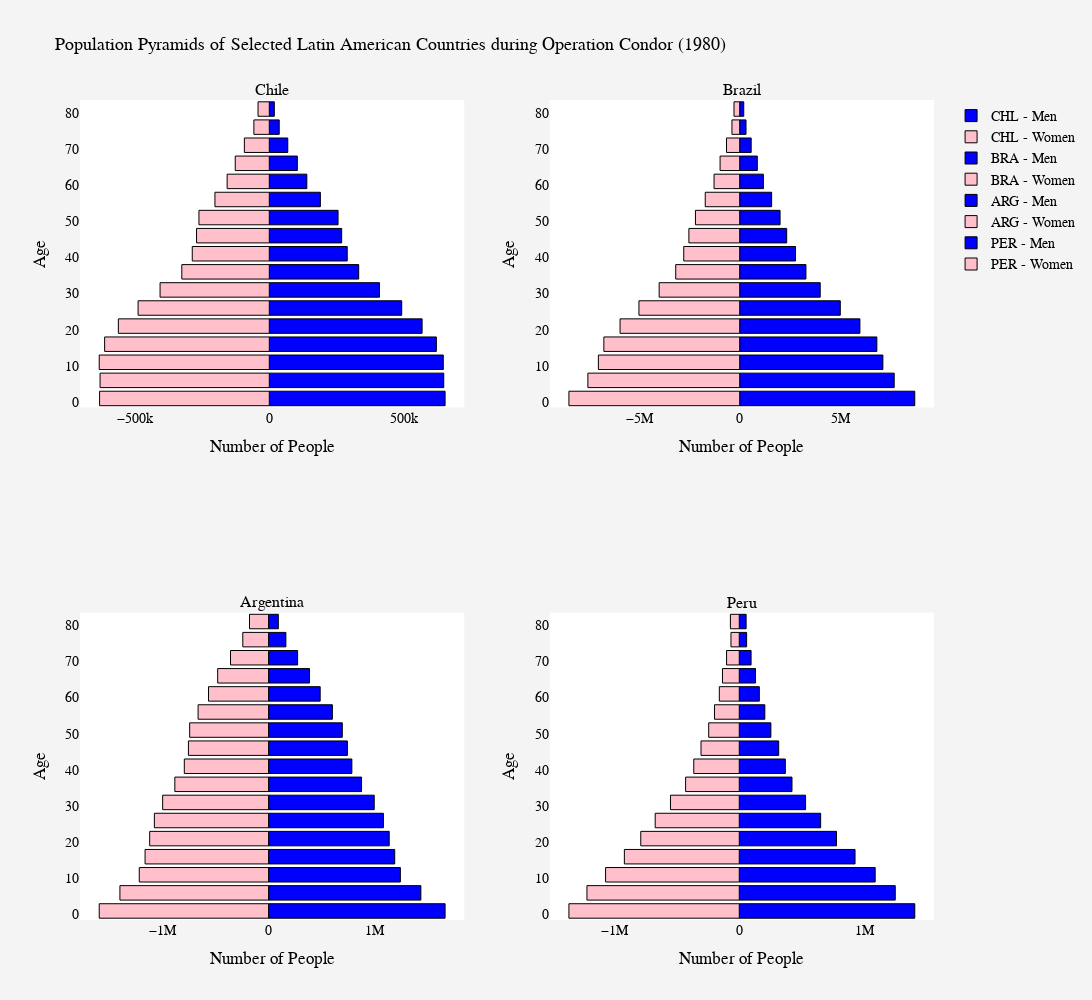

Notebook code cell kept with this figure:
### Code cell
# A figure comparing the population pyramids of various Operation Condor countries in 2023 (recent data)
    # Note: compare with the figure above to see the changes from 1980-2023

# Define multiple countries
country_choices = ["CHL", "BRA", "ARG", "PER"]
country_titles = ["Chile", "Brazil", "Argentina", "Peru"]

# Create a subplot layout (2 rows, 2 columns)
fig_4 = make_subplots(rows=2, cols=2, subplot_titles=country_titles)

# Loop through each country and generate its population pyramid
for i, (country, title) in enumerate(zip(country_choices, country_titles)):
    condor_countries = wbdata.get_dataframe(categories, country=country)

    # Extract male and female data
    male_data = condor_countries.loc[str(1990), :].filter(regex="Male").values
    female_data = -condor_countries.loc[str(1990), :].filter(regex="Female").values  # Negative for left alignment
    age_groups = [int(s[:2]) + 1 for s in ages]  # Convert age labels to integers

    # Determine subplot position
    row = i // 2 + 1
    col = i % 2 + 1

    # Add Male bar trace
    fig_4.add_trace(go.Bar(
        x=male_data,
        y=age_groups,
        orientation='h',
        name=f'{country} - Men',
        marker=dict(color='olive', line=dict(color='black', width=1)),
        hoverinfo='skip'
    ), row=row, col=col)

    # Add Female bar trace
    fig_4.add_trace(go.Bar(
        x=female_data,
        y=age_groups,
        orientation='h',
        name=f'{country} - Women',
        marker=dict(color='yellow', line=dict(color='black', width=1)),
        hoverinfo='skip'
    ), row=row, col=col)

 # Customize X and Y axis labels for each subplot
    fig_4.update_xaxes(title_text="Number of People", row=row, col=col)
    fig_4.update_yaxes(title_text="Age", row=row, col=col)

# Updated layout for aesthetics!
fig_4.update_layout(
    title="Population Pyramids of Selected Latin American Countries (1990)",
    title_font=dict(size=18, color='black'),
    barmode='overlay',
    width=1200,  # Adjust width
    height=1000,  # Adjust height
    paper_bgcolor='#f4f4f4',
    plot_bgcolor='#ffffff',
    font=dict(family="Arial, sans-serif", size=14, color="black"),
    showlegend=True
)

# Make the final figure
fig_4.show()

### Figure 1 — Plotly figure (JSON) as saved in the notebook; plotly's stock layout.template omitted (floating-point values rounded to 4 significant figures)
{"data": [{"hoverinfo": "skip", "marker": {"color": "blue", "line": {"color": "black", "width": 1}}, "name": "CHL - Men", "orientation": "h", "type": "bar", "x": [652574, 647666, 645909, 620229, 567250, 491624, 409007, 331870, 289279, 268652, 255266, 189590, 139353, 104068, 68561, 36829, 18657], "xaxis": "x", "y": [1, 6, 11, 16, 21, 26, 31, 36, 41, 46, 51, 56, 61, 66, 71, 76, 81], "yaxis": "y"}, {"hoverinfo": "skip", "marker": {"color": "pink", "line": {"color": "black", "width": 1}}, "name": "CHL - Women", "orientation": "h", "type": "bar", "x": [-630032, -628225, -631393, -611236, -560361, -487080, -405464, -324763, -286005, -270088, -261162, -201831, -156501, -126445, -92569, -57212, -41799], "xaxis": "x", "y": [1, 6, 11, 16, 21, 26, 31, 36, 41, 46, 51, 56, 61, 66, 71, 76, 81], "yaxis": "y"}, {"hoverinfo": "skip", "marker": {"color": "blue", "line": {"color": "black", "width": 1}}, "name": "BRA - Men", "orientation": "h", "type": "bar", "x": [8705260, 7681746, 7119097, 6819894, 5976737, 5001858, 4003020, 3293710, 2776363, 2337070, 2007220, 1588274, 1177337, 875473, 570840, 314927, 201949], "xaxis": "x2", "y": [1, 6, 11, 16, 21, 26, 31, 36, 41, 46, 51, 56, 61, 66, 71, 76, 81], "yaxis": "y2"}, {"hoverinfo": "skip", "marker": {"color": "pink", "line": {"color": "black", "width": 1}}, "name": "BRA - Women", "orientation": "h", "type": "bar", "x": [-8490997, -7547441, -7025953, -6753974, -5947899, -5009752, -4003464, -3180686, -2781999, -2525854, -2200234, -1713180, -1274734, -975281, -655776, -385609, -283855], "xaxis": "x2", "y": [1, 6, 11, 16, 21, 26, 31, 36, 41, 46, 51, 56, 61, 66, 71, 76, 81], "yaxis": "y2"}, {"hoverinfo": "skip", "marker": {"color": "blue", "line": {"color": "black", "width": 1}}, "name": "ARG - Men", "orientation": "h", "type": "bar", "x": [1658787, 1431246, 1238553, 1185550, 1133698, 1079019, 992858, 873724, 782693, 740675, 692847, 599645, 484848, 384797, 272777, 162625, 91500], "xaxis": "x3", "y": [1, 6, 11, 16, 21, 26, 31, 36, 41, 46, 51, 56, 61, 66, 71, 76, 81], "yaxis": "y3"}, {"hoverinfo": "skip", "marker": {"color": "pink", "line": {"color": "black", "width": 1}}, "name": "ARG - Women", "orientation": "h", "type": "bar", "x": [-1591807, -1397348, -1215394, -1160852, -1117729, -1073498, -995609, -881192, -792162, -753416, -741758, -662419, -564430, -478445, -357916, -242477, -179302], "xaxis": "x3", "y": [1, 6, 11, 16, 21, 26, 31, 36, 41, 46, 51, 56, 61, 66, 71, 76, 81], "yaxis": "y3"}, {"hoverinfo": "skip", "marker": {"color": "blue", "line": {"color": "black", "width": 1}}, "name": "PER - Men", "orientation": "h", "type": "bar", "x": [1405600, 1249214, 1088465, 927140, 778933, 651821, 530996, 422202, 368821, 315676, 253142, 204723, 160619, 130179, 94603, 59021, 54874], "xaxis": "x4", "y": [1, 6, 11, 16, 21, 26, 31, 36, 41, 46, 51, 56, 61, 66, 71, 76, 81], "yaxis": "y4"}, {"hoverinfo": "skip", "marker": {"color": "pink", "line": {"color": "black", "width": 1}}, "name": "PER - Women", "orientation": "h", "type": "bar", "x": [-1364253, -1219856, -1070516, -920126, -788742, -673314, -550923, -429673, -364282, -306360, -244826, -198557, -159760, -134479, -101679, -66516, -71051], "xaxis": "x4", "y": [1, 6, 11, 16, 21, 26, 31, 36, 41, 46, 51, 56, 61, 66, 71, 76, 81], "yaxis": "y4"}], "layout": {"annotations": [{"font": {"size": 16}, "showarrow": false, "text": "Chile", "x": 0.225, "xanchor": "center", "xref": "paper", "y": 1, "yanchor": "bottom", "yref": "paper"}, {"font": {"size": 16}, "showarrow": false, "text": "Brazil", "x": 0.775, "xanchor": "center", "xref": "paper", "y": 1, "yanchor": "bottom", "yref": "paper"}, {"font": {"size": 16}, "showarrow": false, "text": "Argentina", "x": 0.225, "xanchor": "center", "xref": "paper", "y": 0.375, "yanchor": "bottom", "yref": "paper"}, {"font": {"size": 16}, "showarrow": false, "text": "Peru", "x": 0.775, "xanchor": "center", "xref": "paper", "y": 0.375, "yanchor": "bottom", "yref": "paper"}], "barmode": "overlay", "font": {"color": "black", "family": "Arial, sans-serif", "size": 14}, "height": 1000, "paper_bgcolor": "#f4f4f4", "plot_bgcolor": "#ffffff", "showlegend": true, "title": {"font": {"color": "black", "size": 18}, "text": "Population Pyramids of Selected Latin American Countries during Operation Condor (1980)"}, "width": 1200, "xaxis": {"anchor": "y", "domain": [0, 0.45], "title": {"text": "Number of People"}}, "xaxis2": {"anchor": "y2", "domain": [0.55, 1], "title": {"text": "Number of People"}}, "xaxis3": {"anchor": "y3", "domain": [0, 0.45], "title": {"text": "Number of People"}}, "xaxis4": {"anchor": "y4", "domain": [0.55, 1], "title": {"text": "Number of People"}}, "yaxis": {"anchor": "x", "domain": [0.625, 1], "title": {"text": "Age"}}, "yaxis2": {"anchor": "x2", "domain": [0.625, 1], "title": {"text": "Age"}}, "yaxis3": {"anchor": "x3", "domain": [0, 0.375], "title": {"text": "Age"}}, "yaxis4": {"anchor": "x4", "domain": [0, 0.375], "title": {"text": "Age"}}}}
